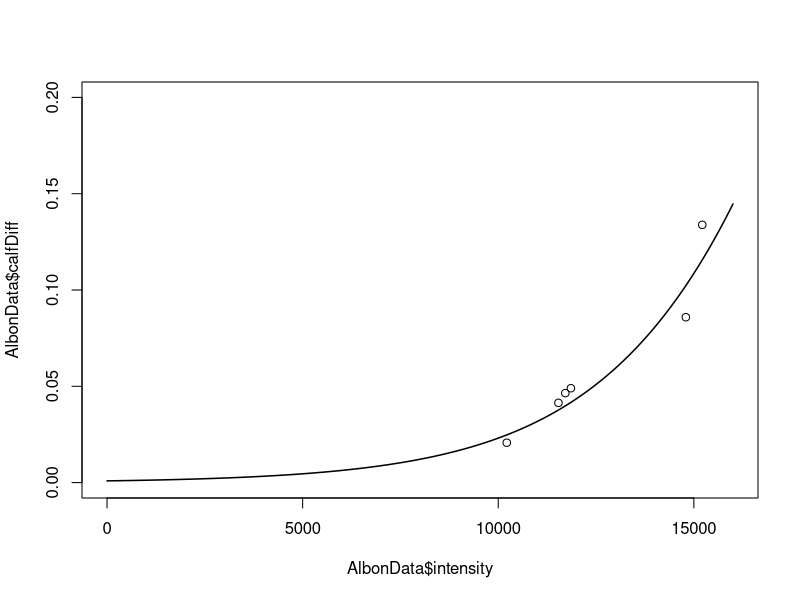
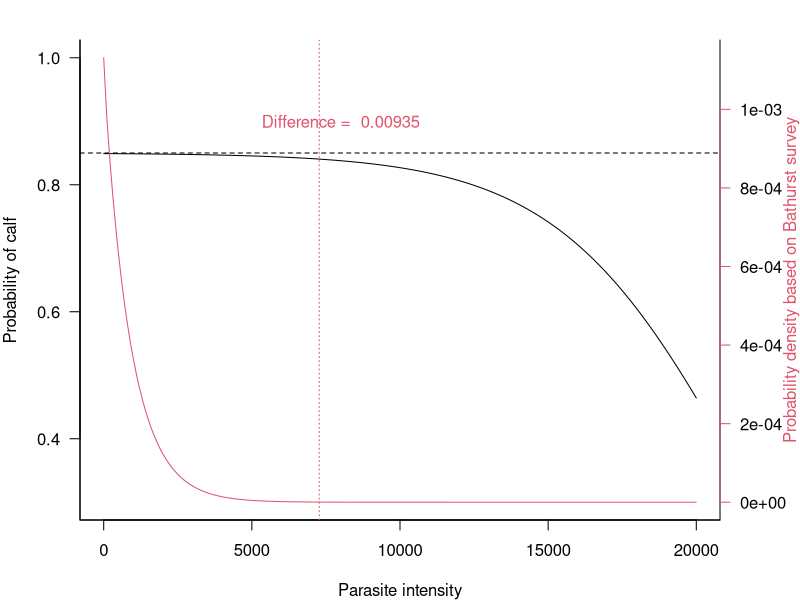

These figures' R source, in order:
# WHat is the relationship between calf production and parasite burdens?
# From Albon et al. 2002: based on treated and untreated pregnancy and calving rates
#m Note Hughes et al. 2009 found no effect of lumen parasites on probability
# that DU caribou were pregnancy, though there was an effect on body condition, and
# it is well established that body condition affects pregnancy rates.

AlbonData <- read.csv("parameterization/Albon2002_1a.csv",header = TRUE)

plot(AlbonData$intensity, AlbonData$calfDiff, xlim=c(0, 16000), ylim = c(0, 0.2))
lines(seq(0,16000,10), 1/(1 + exp(7.025 - 0.000328*seq(0,16000,10))), lwd=1.5)

# num. calves per female host per year, accounting for parasites
# pCalf : probability of having a calf in the absence of parasites
pCalf <- 0.85
P <- seq(0, 20000, 100)

pCalfP <- pCalf - 1/(1 + exp(7.025 - 0.000328*P))

par(mar = c(4,4,2,4))
plot(P, pCalfP, "l", bty="l", ylim = c(0.3, 1), ylab="Probability of calf", xlab = "Parasite intensity",  yaxt="n")
abline(h = pCalf, lty = 2)
axis(side = 2, at = seq(0.4, 1, 0.2), las=1)
text(8000, 0.9, paste("Difference = ", round(pCalf - pCalfP[findInterval(7275, P)], 5)), col = 2)

par(new = TRUE)
plot(P, dnbinom(P, size = 0.9940684, mu = 914), 'l', col = 2, xaxt="n", yaxt="n", xlab = "", ylab = "", bty = "u")
axis(side = 4, col = 2, las = 1)
mtext(side = 4, col = 2, "Probability density based on Bathurst survey", line = 3)
abline(v = 7275, lty = 3, col = 2)



# for(i in 1:3){
# 	pCalf <- c(0.8, 0.9, 1)[i]
# 	lines(P, pCalf - 1/(1 + exp(7.025 - 0.000328*P)), col = i)
# 	abline(h = pCalf, lty = 2, col = i)
# }
text(5500, 0.5, "Pr(calf) in absence of parasites (f) \ntemperature dependent??")
